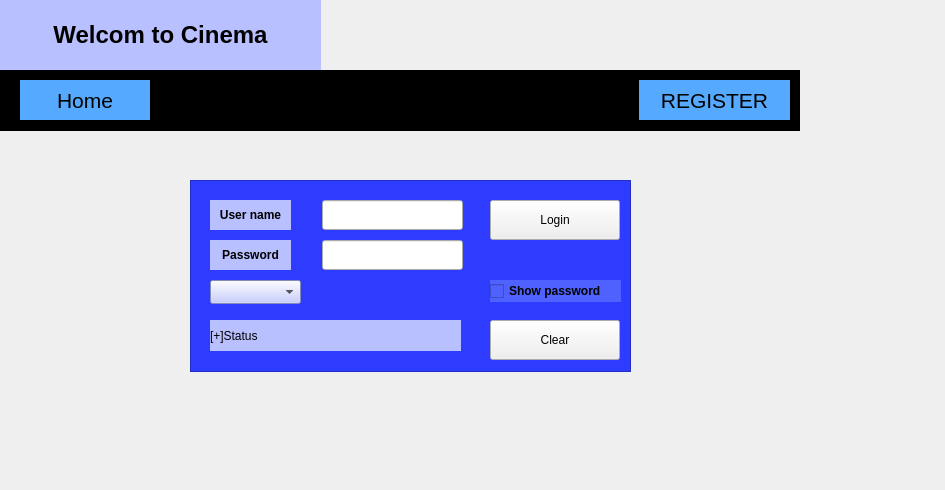
   <widget class="QWidget" name="page">
    <widget class="QPushButton" name="btn_home">
     <property name="geometry">
      <rect>
       <x>20</x>
       <y>80</y>
       <width>130</width>
       <height>40</height>
      </rect>
     </property>
     <property name="font">
      <font>
       <pointsize>16</pointsize>
      </font>
     </property>
     <property name="styleSheet">
      <string notr="true">QPushButton{
border-radius: 25px;
background-color: rgb(85,170,255);
color:rgb(0, 0, 0);
}
QPushButton:hover{
background-color: rgb(50,110,255);
color: rgb(255,255,255);
}
QPushButton:pressed{
background-color:rgb(50,110,255);
}</string>
     </property>
     <property name="text">
      <string>Home</string>
     </property>
     <property name="icon">
      <iconset resource="../../../Project/source.qrc">
       <normaloff>:/img/img/feather/home.svg</normaloff>:/img/img/feather/home.svg</iconset>
     </property>
    </widget>
    <widget class="QPushButton" name="btn_reg">
     <property name="geometry">
      <rect>
       <x>639</x>
       <y>80</y>
       <width>151</width>
       <height>40</height>
      </rect>
     </property>
     <property name="font">
      <font>
       <pointsize>16</pointsize>
      </font>
     </property>
     <property name="styleSheet">
      <string notr="true">QPushButton{
border-radius: 25px;
background-color: rgb(85,170,255);
color:rgb(0, 0, 0);
}
QPushButton:hover{
background-color: rgb(50,110,255);
color: rgb(255,255,255);
}
QPushButton:pressed{
background-color:rgb(50,110,255);
}</string>
     </property>
     <property name="text">
      <string>REGISTER</string>
     </property>
    </widget>
    <widget class="QPushButton" name="btn_Login">
     <property name="geometry">
      <rect>
       <x>490</x>
       <y>200</y>
       <width>130</width>
       <height>40</height>
      </rect>
     </property>
     <property name="styleSheet">
      <string notr="true">QPushButton:hover{
background-color: rgb(50,110,255);
color: rgb(255,255,255);
}
QPushButton:pressed{
background-color:rgb(50,110,255);
}</string>
     </property>
     <property name="text">
      <string>Login</string>
     </property>
    </widget>
    <widget class="QPushButton" name="btn_clear">
     <property name="geometry">
      <rect>
       <x>490</x>
       <y>320</y>
       <width>130</width>
       <height>40</height>
      </rect>
     </property>
     <property name="styleSheet">
      <string notr="true">QPushButton:hover{
background-color: rgb(50,110,255);
color: rgb(255,255,255);
}
QPushButton:pressed{
background-color:rgb(50,110,255);
}</string>
     </property>
     <property name="text">
      <string>Clear</string>
     </property>
    </widget>
    <widget class="QLineEdit" name="lineEdit">
     <property name="geometry">
      <rect>
       <x>322</x>
       <y>200</y>
       <width>141</width>
       <height>30</height>
      </rect>
     </property>
     <property name="styleSheet">
      <string notr="true">QlineEdit{
background:white;
color:black;
}</string>
     </property>
    </widget>
    <widget class="QLineEdit" name="lineEdit_2">
     <property name="geometry">
      <rect>
       <x>322</x>
       <y>240</y>
       <width>141</width>
       <height>30</height>
      </rect>
     </property>
     <property name="echoMode">
      <enum>QLineEdit::Password</enum>
     </property>
    </widget>
    <widget class="QLabel" name="label_2">
     <property name="geometry">
      <rect>
       <x>210</x>
       <y>200</y>
       <width>81</width>
       <height>30</height>
      </rect>
     </property>
     <property name="font">
      <font>
       <weight>75</weight>
       <bold>true</bold>
      </font>
     </property>
     <property name="autoFillBackground">
      <bool>false</bool>
     </property>
     <property name="styleSheet">
      <string notr="true">background: rgb(185, 192, 255);
color:black;</string>
     </property>
     <property name="text">
      <string>User name</string>
     </property>
     <property name="alignment">
      <set>Qt::AlignCenter</set>
     </property>
    </widget>
    <widget class="QLabel" name="label_3">
     <property name="geometry">
      <rect>
       <x>210</x>
       <y>240</y>
       <width>81</width>
       <height>30</height>
      </rect>
     </property>
     <property name="font">
      <font>
       <weight>75</weight>
       <bold>true</bold>
      </font>
     </property>
     <property name="styleSheet">
      <string notr="true">background: rgb(185, 192, 255);
color:black;</string>
     </property>
     <property name="text">
      <string>Password</string>
     </property>
     <property name="alignment">
      <set>Qt::AlignCenter</set>
     </property>
    </widget>
    <widget class="QLabel" name="lbl_Result">
     <property name="geometry">
      <rect>
       <x>210</x>
       <y>320</y>
       <width>251</width>
       <height>31</height>
      </rect>
     </property>
     <property name="styleSheet">
      <string notr="true">background: rgb(185, 192, 255);
color:black;</string>
     </property>
     <property name="text">
      <string>[+]Status</string>
     </property>
    </widget>
    <widget class="QLabel" name="lbl_bg">
     <property name="geometry">
      <rect>
       <x>0</x>
       <y>0</y>
       <width>936</width>
       <height>481</height>
      </rect>
     </property>
     <property name="text">
      <string/>
     </property>
    </widget>
    <widget class="QLabel" name="label">
     <property name="geometry">
      <rect>
       <x>0</x>
       <y>0</y>
       <width>321</width>
       <height>70</height>
      </rect>
     </property>
     <property name="palette">
      <palette>
       <active>
        <colorrole role="WindowText">
         <brush brushstyle="SolidPattern">
          <color alpha="255">
           <red>0</red>
           <green>0</green>
           <blue>0</blue>
          </color>
         </brush>
        </colorrole>
        <colorrole role="Button">
         <brush brushstyle="SolidPattern">
          <color alpha="255">
           <red>185</red>
           <green>192</green>
           <blue>255</blue>
          </color>
         </brush>
        </colorrole>
        <colorrole role="Light">
         <brush brushstyle="SolidPattern">
          <color alpha="255">
           <red>0</red>
           <green>0</green>
           <blue>0</blue>
          </color>
         </brush>
        </colorrole>
        <colorrole role="Midlight">
         <brush brushstyle="SolidPattern">
          <color alpha="255">
           <red>0</red>
           <green>0</green>
           <blue>0</blue>
          </color>
         </brush>
        </colorrole>
        <colorrole role="Dark">
         <brush brushstyle="SolidPattern">
          <color alpha="255">
           <red>0</red>
           <green>0</green>
           <blue>0</blue>
          </color>
         </brush>
        </colorrole>
        <colorrole role="Mid">
         <brush brushstyle="SolidPattern">
          <color alpha="255">
           <red>0</red>
           <green>0</green>
           <blue>0</blue>
          </color>
         </brush>
        </colorrole>
        <colorrole role="Text">
         <brush brushstyle="SolidPattern">
          <color alpha="255">
           <red>0</red>
           <green>0</green>
           <blue>0</blue>
          </color>
         </brush>
        </colorrole>
        <colorrole role="BrightText">
         <brush brushstyle="SolidPattern">
          <color alpha="255">
           <red>255</red>
           <green>255</green>
           <blue>255</blue>
          </color>
         </brush>
        </colorrole>
        <colorrole role="ButtonText">
         <brush brushstyle="SolidPattern">
          <color alpha="255">
           <red>0</red>
           <green>0</green>
           <blue>0</blue>
          </color>
         </brush>
        </colorrole>
        <colorrole role="Base">
         <brush brushstyle="SolidPattern">
          <color alpha="255">
           <red>185</red>
           <green>192</green>
           <blue>255</blue>
          </color>
         </brush>
        </colorrole>
        <colorrole role="Window">
         <brush brushstyle="SolidPattern">
          <color alpha="255">
           <red>185</red>
           <green>192</green>
           <blue>255</blue>
          </color>
         </brush>
        </colorrole>
        <colorrole role="Shadow">
         <brush brushstyle="SolidPattern">
          <color alpha="255">
           <red>0</red>
           <green>0</green>
           <blue>0</blue>
          </color>
         </brush>
        </colorrole>
        <colorrole role="AlternateBase">
         <brush brushstyle="SolidPattern">
          <color alpha="255">
           <red>0</red>
           <green>0</green>
           <blue>0</blue>
          </color>
         </brush>
        </colorrole>
        <colorrole role="ToolTipBase">
         <brush brushstyle="SolidPattern">
          <color alpha="255">
           <red>255</red>
           <green>255</green>
           <blue>220</blue>
          </color>
         </brush>
        </colorrole>
        <colorrole role="ToolTipText">
         <brush brushstyle="SolidPattern">
          <color alpha="255">
           <red>0</red>
           <green>0</green>
           <blue>0</blue>
          </color>
         </brush>
        </colorrole>
        <colorrole role="PlaceholderText">
         <brush brushstyle="SolidPattern">
          <color alpha="128">
           <red>255</red>
           <green>255</green>
           <blue>255</blue>
          </color>
         </brush>
        </colorrole>
       </active>
       <inactive>
        <colorrole role="WindowText">
         <brush brushstyle="SolidPattern">
          <color alpha="255">
           <red>0</red>
           <green>0</green>
           <blue>0</blue>
          </color>
         </brush>
        </colorrole>
        <colorrole role="Button">
         <brush brushstyle="SolidPattern">
          <color alpha="255">
           <red>185</red>
           <green>192</green>
           <blue>255</blue>
          </color>
         </brush>
        </colorrole>
        <colorrole role="Light">
         <brush brushstyle="SolidPattern">
          <color alpha="255">
           <red>0</red>
           <green>0</green>
           <blue>0</blue>
          </color>
         </brush>
        </colorrole>
        <colorrole role="Midlight">
         <brush brushstyle="SolidPattern">
          <color alpha="255">
           <red>0</red>
           <green>0</green>
           <blue>0</blue>
          </color>
         </brush>
        </colorrole>
        <colorrole role="Dark">
         <brush brushstyle="SolidPattern">
          <color alpha="255">
           <red>0</red>
           <green>0</green>
           <blue>0</blue>
          </color>
         </brush>
        </colorrole>
        <colorrole role="Mid">
         <brush brushstyle="SolidPattern">
          <color alpha="255">
           <red>0</red>
           <green>0</green>
           <blue>0</blue>
          </color>
         </brush>
        </colorrole>
        <colorrole role="Text">
         <brush brushstyle="SolidPattern">
          <color alpha="255">
           <red>0</red>
           <green>0</green>
           <blue>0</blue>
          </color>
         </brush>
        </colorrole>
        <colorrole role="BrightText">
         <brush brushstyle="SolidPattern">
          <color alpha="255">
           <red>255</red>
           <green>255</green>
           <blue>255</blue>
          </color>
         </brush>
        </colorrole>
        <colorrole role="ButtonText">
         <brush brushstyle="SolidPattern">
          <color alpha="255">
           <red>0</red>
           <green>0</green>
           <blue>0</blue>
          </color>
         </brush>
        </colorrole>
        <colorrole role="Base">
         <brush brushstyle="SolidPattern">
          <color alpha="255">
           <red>185</red>
           <green>192</green>
           <blue>255</blue>
          </color>
         </brush>
        </colorrole>
        <colorrole role="Window">
         <brush brushstyle="SolidPattern">
          <color alpha="255">
           <red>185</red>
           <green>192</green>
           <blue>255</blue>
          </color>
         </brush>
        </colorrole>
        <colorrole role="Shadow">
         <brush brushstyle="SolidPattern">
          <color alpha="255">
           <red>0</red>
           <green>0</green>
           <blue>0</blue>
          </color>
         </brush>
        </colorrole>
        <colorrole role="AlternateBase">
         <brush brushstyle="SolidPattern">
          <color alpha="255">
           <red>0</red>
           <green>0</green>
           <blue>0</blue>
          </color>
         </brush>
        </colorrole>
        <colorrole role="ToolTipBase">
         <brush brushstyle="SolidPattern">
          <color alpha="255">
           <red>255</red>
           <green>255</green>
           <blue>220</blue>
          </color>
         </brush>
        </colorrole>
        <colorrole role="ToolTipText">
         <brush brushstyle="SolidPattern">
          <color alpha="255">
           <red>0</red>
           <green>0</green>
           <blue>0</blue>
          </color>
         </brush>
        </colorrole>
        <colorrole role="PlaceholderText">
         <brush brushstyle="SolidPattern">
          <color alpha="128">
           <red>255</red>
           <green>255</green>
           <blue>255</blue>
          </color>
         </brush>
        </colorrole>
       </inactive>
       <disabled>
        <colorrole role="WindowText">
         <brush brushstyle="SolidPattern">
          <color alpha="255">
           <red>0</red>
           <green>0</green>
           <blue>0</blue>
          </color>
         </brush>
        </colorrole>
        <colorrole role="Button">
         <brush brushstyle="SolidPattern">
          <color alpha="255">
           <red>185</red>
           <green>192</green>
           <blue>255</blue>
          </color>
         </brush>
        </colorrole>
        <colorrole role="Light">
         <brush brushstyle="SolidPattern">
          <color alpha="255">
           <red>0</red>
           <green>0</green>
           <blue>0</blue>
          </color>
         </brush>
        </colorrole>
        <colorrole role="Midlight">
         <brush brushstyle="SolidPattern">
          <color alpha="255">
           <red>0</red>
           <green>0</green>
           <blue>0</blue>
          </color>
         </brush>
        </colorrole>
        <colorrole role="Dark">
         <brush brushstyle="SolidPattern">
          <color alpha="255">
           <red>0</red>
           <green>0</green>
           <blue>0</blue>
          </color>
         </brush>
        </colorrole>
        <colorrole role="Mid">
         <brush brushstyle="SolidPattern">
          <color alpha="255">
           <red>0</red>
           <green>0</green>
           <blue>0</blue>
          </color>
         </brush>
        </colorrole>
        <colorrole role="Text">
         <brush brushstyle="SolidPattern">
          <color alpha="255">
           <red>0</red>
           <green>0</green>
           <blue>0</blue>
          </color>
         </brush>
        </colorrole>
        <colorrole role="BrightText">
         <brush brushstyle="SolidPattern">
          <color alpha="255">
           <red>255</red>
           <green>255</green>
           <blue>255</blue>
          </color>
         </brush>
        </colorrole>
        <colorrole role="ButtonText">
         <brush brushstyle="SolidPattern">
          <color alpha="255">
           <red>0</red>
           <green>0</green>
           <blue>0</blue>
          </color>
         </brush>
        </colorrole>
        <colorrole role="Base">
         <brush brushstyle="SolidPattern">
          <color alpha="255">
           <red>185</red>
           <green>192</green>
           <blue>255</blue>
          </color>
         </brush>
        </colorrole>
        <colorrole role="Window">
         <brush brushstyle="SolidPattern">
          <color alpha="255">
           <red>185</red>
           <green>192</green>
           <blue>255</blue>
          </color>
         </brush>
        </colorrole>
        <colorrole role="Shadow">
         <brush brushstyle="SolidPattern">
          <color alpha="255">
           <red>0</red>
           <green>0</green>
           <blue>0</blue>
          </color>
         </brush>
        </colorrole>
        <colorrole role="AlternateBase">
         <brush brushstyle="SolidPattern">
          <color alpha="255">
           <red>0</red>
           <green>0</green>
           <blue>0</blue>
          </color>
         </brush>
        </colorrole>
        <colorrole role="ToolTipBase">
         <brush brushstyle="SolidPattern">
          <color alpha="255">
           <red>255</red>
           <green>255</green>
           <blue>220</blue>
          </color>
         </brush>
        </colorrole>
        <colorrole role="ToolTipText">
         <brush brushstyle="SolidPattern">
          <color alpha="255">
           <red>0</red>
           <green>0</green>
           <blue>0</blue>
          </color>
         </brush>
        </colorrole>
        <colorrole role="PlaceholderText">
         <brush brushstyle="SolidPattern">
          <color alpha="128">
           <red>255</red>
           <green>255</green>
           <blue>255</blue>
          </color>
         </brush>
        </colorrole>
       </disabled>
      </palette>
     </property>
     <property name="font">
      <font>
       <pointsize>18</pointsize>
       <weight>75</weight>
       <bold>true</bold>
      </font>
     </property>
     <property name="autoFillBackground">
      <bool>false</bool>
     </property>
     <property name="styleSheet">
      <string notr="true">background: rgb(185, 192, 255);
color:black;

</string>
     </property>
     <property name="text">
      <string>Welcom to Cinema</string>
     </property>
     <property name="alignment">
      <set>Qt::AlignCenter</set>
     </property>
    </widget>
    <widget class="QLabel" name="label_4">
     <property name="geometry">
      <rect>
       <x>0</x>
       <y>70</y>
       <width>800</width>
       <height>61</height>
      </rect>
     </property>
     <property name="styleSheet">
      <string notr="true">background:black;</string>
     </property>
     <property name="text">
      <string>TextLabel</string>
     </property>
    </widget>
    <widget class="QTextBrowser" name="textBrowser">
     <property name="geometry">
      <rect>
       <x>190</x>
       <y>180</y>
       <width>441</width>
       <height>192</height>
      </rect>
     </property>
     <property name="styleSheet">
      <string notr="true">background:rgb(46, 60, 255);</string>
     </property>
    </widget>
    <widget class="QCheckBox" name="Show_pass">
     <property name="geometry">
      <rect>
       <x>490</x>
       <y>280</y>
       <width>131</width>
       <height>22</height>
      </rect>
     </property>
     <property name="font">
      <font>
       <weight>75</weight>
       <bold>true</bold>
      </font>
     </property>
     <property name="whatsThis">
      <string>&lt;html&gt;&lt;head/&gt;&lt;body&gt;&lt;p align=&quot;center&quot;&gt;&lt;br/&gt;&lt;/p&gt;&lt;/body&gt;&lt;/html&gt;</string>
     </property>
     <property name="styleSheet">
      <string notr="true">background:rgb(79, 97, 255);
color:black;


</string>
     </property>
     <property name="text">
      <string>Show password</string>
     </property>
    </widget>
    <widget class="QComboBox" name="comboBox">
     <property name="geometry">
      <rect>
       <x>210</x>
       <y>280</y>
       <width>91</width>
       <height>24</height>
      </rect>
     </property>
     <property name="styleSheet">
      <string notr="true">background: rgb(185, 192, 255);
color:black;</string>
     </property>
    </widget>
    <zorder>lbl_bg</zorder>
    <zorder>label</zorder>
    <zorder>label_4</zorder>
    <zorder>btn_home</zorder>
    <zorder>btn_reg</zorder>
    <zorder>textBrowser</zorder>
    <zorder>btn_Login</zorder>
    <zorder>btn_clear</zorder>
    <zorder>lineEdit</zorder>
    <zorder>lineEdit_2</zorder>
    <zorder>label_2</zorder>
    <zorder>label_3</zorder>
    <zorder>lbl_Result</zorder>
    <zorder>Show_pass</zorder>
    <zorder>comboBox</zorder>
   </widget>
